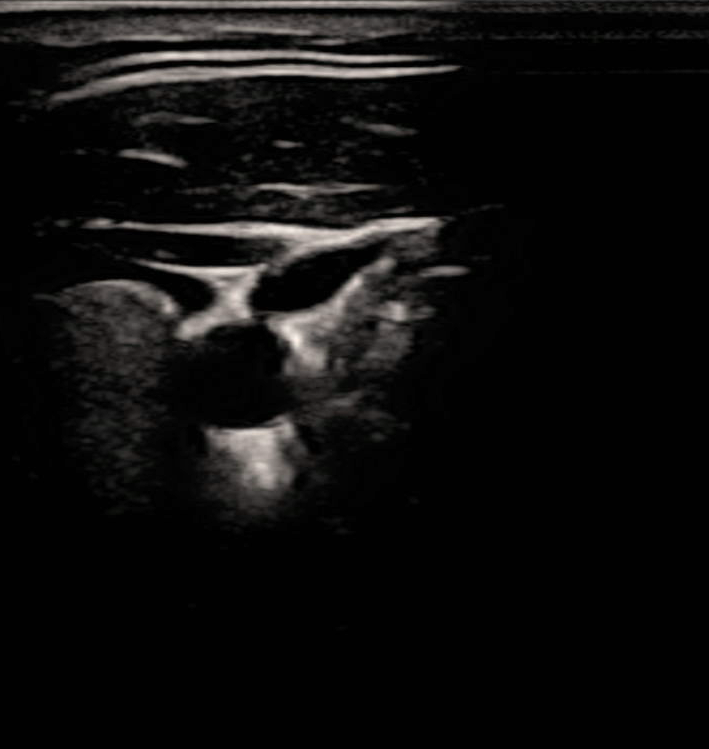
#> input picture Common Carotid Artery Ultrasound Images/US images/202201121748100022VAS_slice_1128.png, 709 x 749 px, found by its file name; its folder holds only this picture in this run
$ python test.py
#> lines starting #> are read from the running program, lines starting #| are printed output that depends on the picture
#> further down, mask_image is the input picture: shape (749, 709, 3); mean B, G, R 13.9, 14.3, 15
import os
import cv2
import numpy as np
import matplotlib.pyplot as plt

# Define paths
us_folder = r'C:\Users\vikas\OneDrive\Desktop\SamanyahackthonDSE\Common Carotid Artery Ultrasound Images\US images'
mask_folder = r'C:\Users\vikas\OneDrive\Desktop\SamanyahackthonDSE\Common Carotid Artery Ultrasound Images\Expert mask images'
output_folder = r'C:\Users\vikas\OneDrive\Desktop\SamanyahackthonDSE\blendedimage'

# Ensure output folder exists
os.makedirs(output_folder, exist_ok=True)

# Function to superimpose mask onto ultrasound image
def superimpose_images(us_image, mask_image):
    # Resize images to match
    us_image = cv2.resize(us_image, (128, 128))
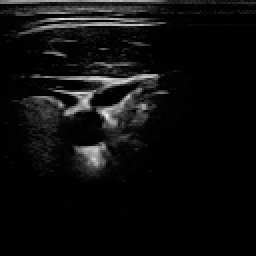
#> us_image: shape (128, 128) (shown 2 times larger); min 0, max 235, mean 14.4
    mask_image = cv2.resize(mask_image, (128, 128))
#> mask_image: shape (128, 128, 3)

    # Convert ultrasound image to grayscale if needed and then to RGB
    if len(us_image.shape) == 2:
        us_image_rgb = cv2.cvtColor(us_image, cv2.COLOR_GRAY2RGB)
    else:
        us_image_rgb = cv2.cvtColor(cv2.cvtColor(us_image, cv2.COLOR_BGR2GRAY), cv2.COLOR_GRAY2RGB)

    # Handle mask image with or without alpha channel
    if len(mask_image.shape) == 3 and mask_image.shape[2] == 4:  # RGBA image
        alpha_channel = mask_image[:, :, 3] / 255.0
        mask_image_rgb = mask_image[:, :, :3]
    else:  # RGB image without alpha
        alpha_channel = np.ones((mask_image.shape[0], mask_image.shape[1]), dtype=np.float32)
        mask_image_rgb = mask_image

    # Blend the images
    blended_image = us_image_rgb.astype(float)
    for c in range(3):  # Loop over RGB channels
        blended_image[:, :, c] = (alpha_channel * mask_image_rgb +
                                  (1 - alpha_channel) * blended_image[:, :, c])

    # Convert blended image back to uint8
    blended_image = np.clip(blended_image, 0, 255).astype(np.uint8)
    return blended_image

# Process each ultrasound and corresponding mask image
for us_filename in os.listdir(us_folder):
    # Construct full paths for the ultrasound and mask images
    us_path = os.path.join(us_folder, us_filename)
    mask_path = os.path.join(mask_folder, us_filename)

    # Check if both ultrasound and mask images exist
    if os.path.exists(us_path) and os.path.exists(mask_path):
        # Load images
        us_image = cv2.imread(us_path, cv2.IMREAD_GRAYSCALE)
        mask_image = cv2.imread(mask_path, cv2.IMREAD_UNCHANGED)

        # Superimpose mask on ultrasound image
#> (the run stopped early here; a loop or call above may not have finished)

$ run again, on Common Carotid Artery Ultrasound Images/US images/202201121748100022VAS_slice_1191 - Copy.png
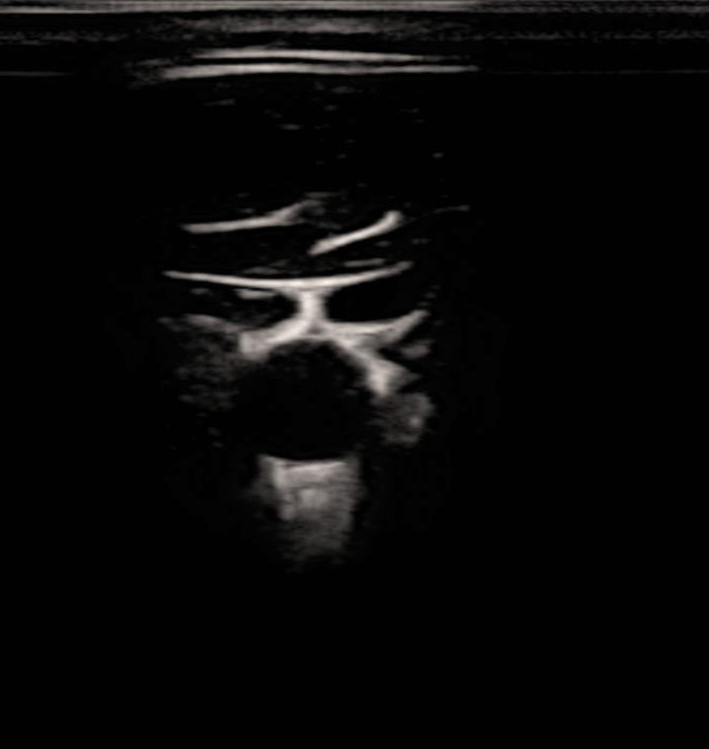
#> input picture Common Carotid Artery Ultrasound Images/US images/202201121748100022VAS_slice_1191 - Copy.png, 709 x 749 px, found by its file name
#> mask_image is the input picture: shape (749, 709, 3); mean B, G, R 8.8, 9, 9.4
#> in superimpose_images, `us_image = cv2.resize(us_image, (128, 128))`:
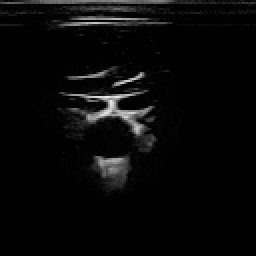
#> us_image: shape (128, 128) (shown 2 times larger); min 0, max 239, mean 9.1
#> mask_image: shape (128, 128, 3)

$ run again, on Common Carotid Artery Ultrasound Images/US images/202201121748100022VAS_slice_1353 - Copy - Copy.png
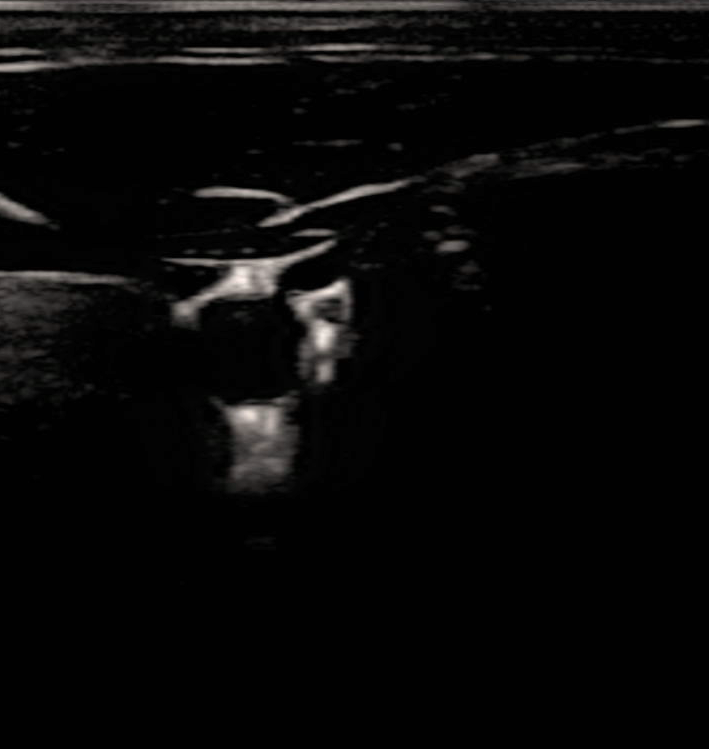
#> input picture Common Carotid Artery Ultrasound Images/US images/202201121748100022VAS_slice_1353 - Copy - Copy.png, 709 x 749 px, found by its file name
#> mask_image is the input picture: shape (749, 709, 3); mean B, G, R 8.1, 8.4, 8.7
#> in superimpose_images, `us_image = cv2.resize(us_image, (128, 128))`:
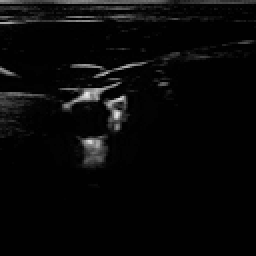
#> us_image: shape (128, 128) (shown 2 times larger); min 0, max 231, mean 8.5
#> mask_image: shape (128, 128, 3)

$ run again, on Common Carotid Artery Ultrasound Images/US images/202201121748100022VAS_slice_1157.png
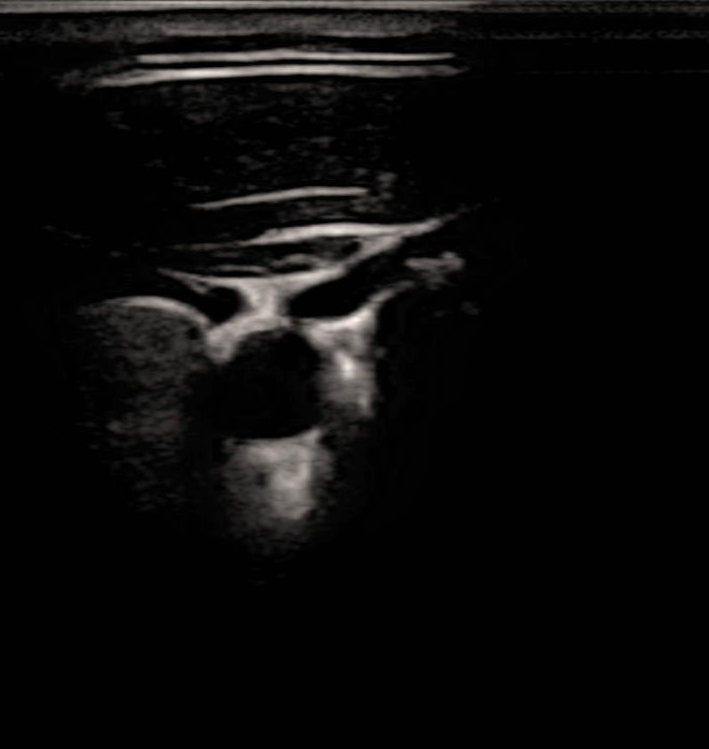
#> input picture Common Carotid Artery Ultrasound Images/US images/202201121748100022VAS_slice_1157.png, 709 x 749 px, found by its file name
#> mask_image is the input picture: shape (749, 709, 3); mean B, G, R 11.2, 11.5, 12
#> in superimpose_images, `us_image = cv2.resize(us_image, (128, 128))`:
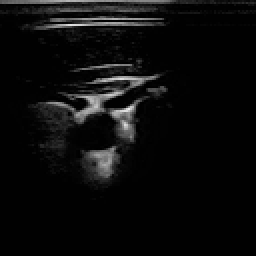
#> us_image: shape (128, 128) (shown 2 times larger); min 0, max 239, mean 11.7
#> mask_image: shape (128, 128, 3)
